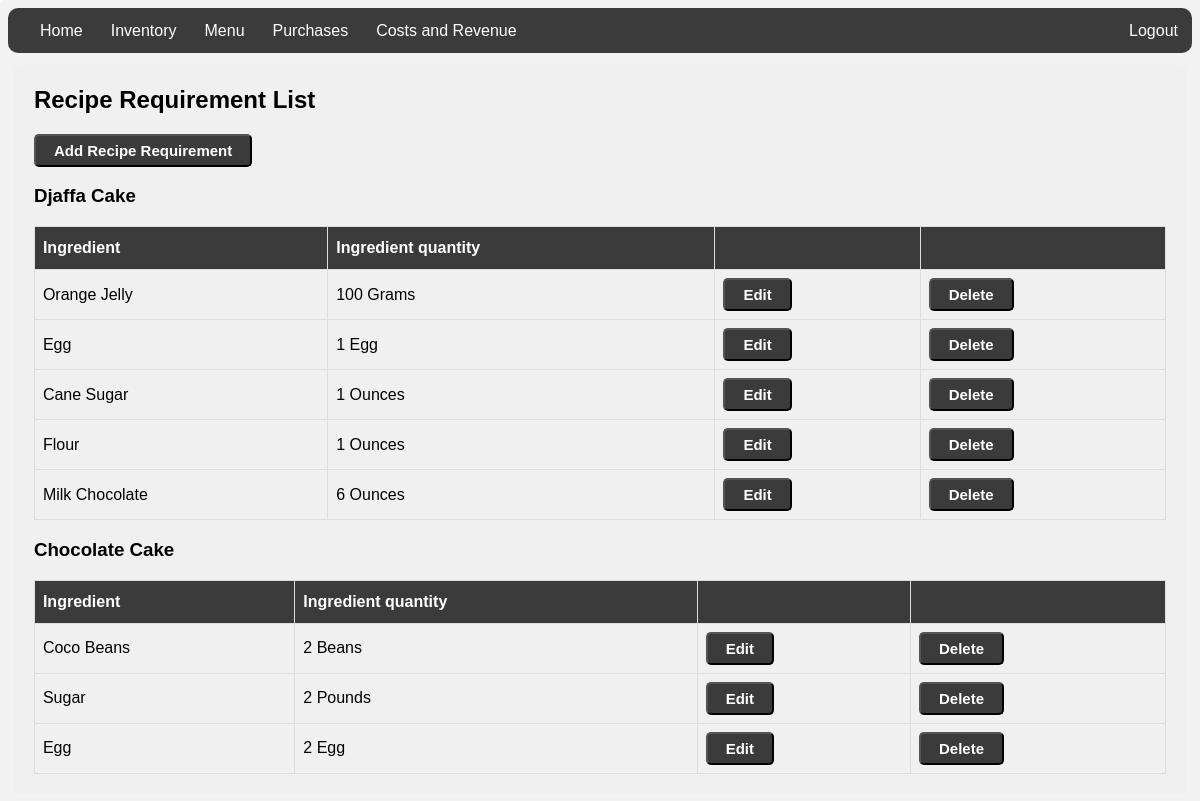
Page /reciperequirement/list (signed in) on the earlier database version.
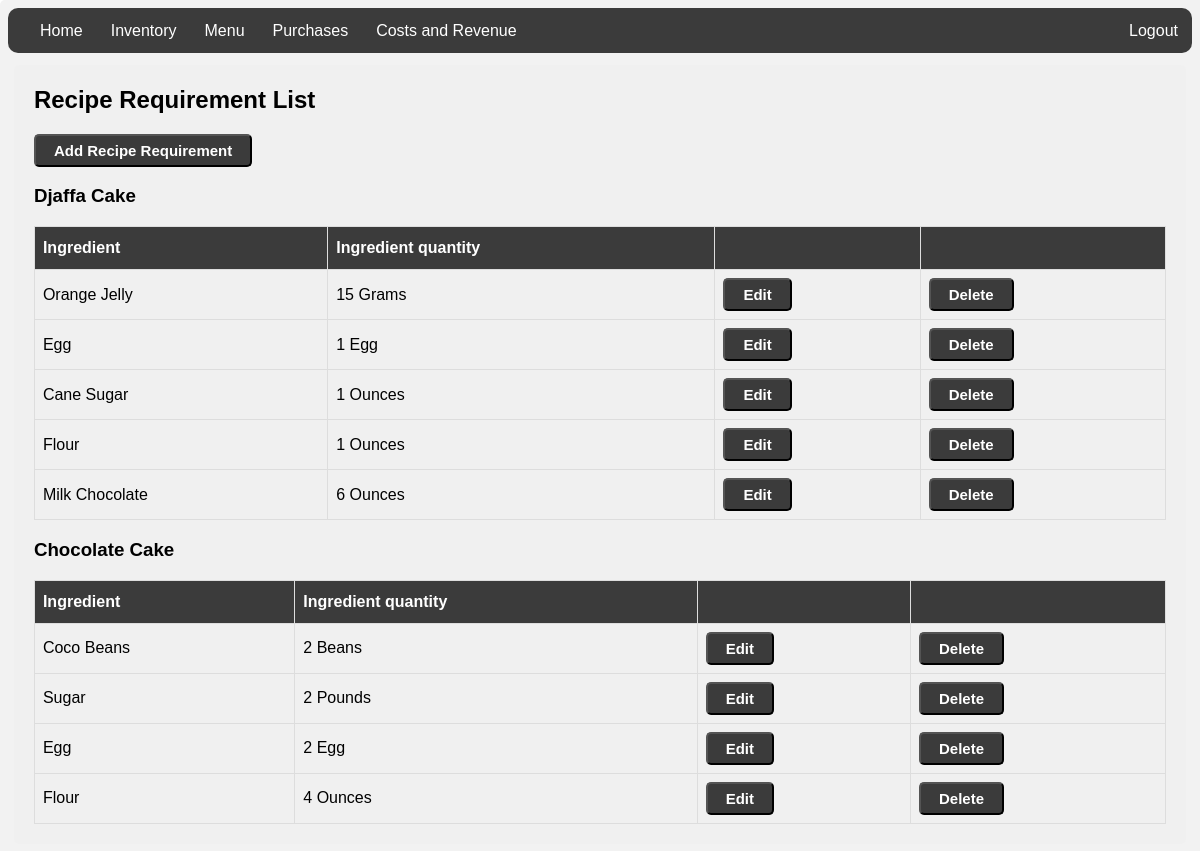
Same page on the later database version.
### inventory/models.py (models this page shows, shortened)
class MenuItem(models.Model):
    name = models.CharField(max_length=30)
    price = models.FloatField(default=0)

class RecipeRequirement(models.Model):
    menu_item = models.ForeignKey(MenuItem, on_delete=models.CASCADE)
    ingredient = models.ForeignKey(Ingredient, on_delete=models.CASCADE)
    ingredient_quantity = models.IntegerField(default=0)

class Ingredient(models.Model):
    name = models.CharField(max_length=30)
    quantity = models.FloatField(default=0)
    unit = models.CharField(max_length=30)
    unit_price = models.FloatField(default=0)
    total_price = models.IntegerField(default=0)

### inventory/views.py (the view)
# urls.py: path('reciperequirement/list', views.RecipeRequirementList.as_view(), name="reciperequirementlist"),
class RecipeRequirementList(LoginRequiredMixin, ListView):
    model = RecipeRequirement
    def get_context_data(self, **kwargs):
      context = super().get_context_data(**kwargs)
      context["menuitems"] = MenuItem.objects.all()
      return context

### inventory/templates/inventory/reciperequirement_list.html (shortened to what this page needs)
{% extends './base.html' %}
{% block content %}
<head>
</head>
<h2>Recipe Requirement List</h2>
<a href="{% url 'reciperequirementcreate' %}"><button class="btn">Add Recipe Requirement</button></a>
{% for item in menuitems %}
<h3>{{ item.name }}</h3>
<table id="reciperequirements">
  <tr>
    <th>Ingredient</th>
    <th>Ingredient quantity</th>
      <th> </th>
      <th> </th>
  </tr>
  {% for reciperequirement in reciperequirement_list %}
  {% if reciperequirement.menu_item.name == item.name %}
  <tr>
  <tr>
      <td>{{ reciperequirement.ingredient.name|title }}</td>
      <td>{{ reciperequirement.ingredient_quantity }} {{ reciperequirement.ingredient.unit|title }}</td>
      <td><a href="{% url 'reciperequirementupdate' reciperequirement.id %}" ><button class="btn">Edit</button></a></td>
      <td><a href="{% url 'reciperequirementdelete' reciperequirement.id %}" ><button class="btn">Delete</button></a></td>
  </tr>
  {% endif %}
  {% endfor %}
</table>
{% endfor %}
{% endblock %}

Differences in the rows shown:
changed RecipeRequirement "Orange Jelly": ingredient_quantity "100" → "15"
added RecipeRequirement: ingredient.name "Flour", ingredient_quantity "4", ingredient.unit "Ounces", shown under MenuItem "Chocolate Cake"
